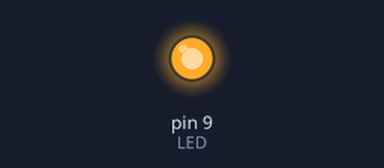
Simulated run of this sketch. Board: Arduino Uno, built with avr-gcc and run on an emulated ATmega328P. On the bench: output pins drawn as LEDs (lit = HIGH).

Above: at 0.5 s.
At 37.5 s:
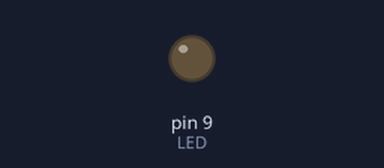
Timing chart, 0 to 39.1 s (numbered marks = the images above):
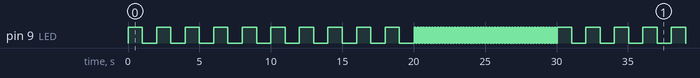

The sketch:

claudiusmariusblink01_ATtiny84.ino
```cpp
  //****************************************************************************************************************************************************
  //+++++++++++++++++ Programme de test ATtiny84 permettant de vérifier le bon fonctionnement du Programmateurr ATtiny Claudiusmarius ++++++++++++++++++
  //=========================================================            Claude DUFOURMONT             =================================================
  //----------------------------------   YouTube :      https://www.youtube.com/channel/UCvr9eb05lJow6N7m3SKqvNw    ------------------------------------
  //--------------------------------------------------------------- claude.dufourmont@laposte.net ------------------------------------------------------

  int LED = 9;

  void setup ()
  {
  pinMode (LED, OUTPUT);
  }

  void loop ()
  {
  for (int i = 0 ; i < 10 ; i++)
  {
  digitalWrite (LED, HIGH);
  delay (1000);
  digitalWrite (LED, LOW);
  delay (1000);
  }

  delay(50);

  for (int i = 0; i< 50; i++)
  {
  digitalWrite (LED, HIGH);
  delay (100);
  digitalWrite (LED, LOW);
  delay (100);
  }
  }
```

Measured:
- by itself, pin 9 (LED): moves between LOW and HIGH, repeating every 30.1 s
- by itself, everything shown: repeats every 30.1 s, in 120 steps
